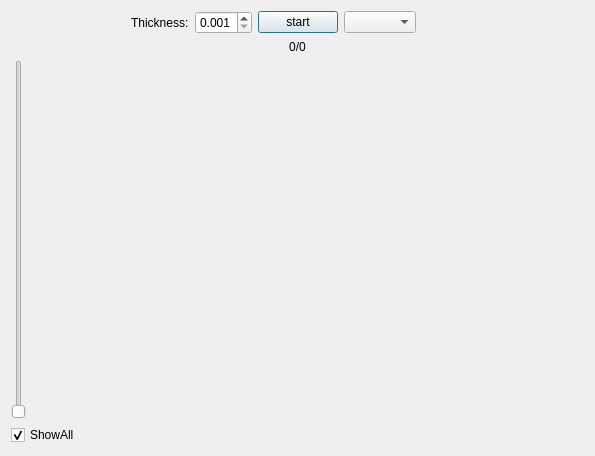
<?xml version="1.0" encoding="UTF-8"?>
<ui version="4.0">
 <class>Slice</class>
 <widget class="QDialog" name="Slice">
  <property name="geometry">
   <rect>
    <x>0</x>
    <y>0</y>
    <width>595</width>
    <height>456</height>
   </rect>
  </property>
  <property name="windowTitle">
   <string>Slice</string>
  </property>
  <layout class="QVBoxLayout" name="verticalLayout" stretch="1,9">
   <item>
    <layout class="QHBoxLayout" name="horizontalLayout">
     <item>
      <spacer name="horizontalSpacer_2">
       <property name="orientation">
        <enum>Qt::Horizontal</enum>
       </property>
       <property name="sizeHint" stdset="0">
        <size>
         <width>40</width>
         <height>20</height>
        </size>
       </property>
      </spacer>
     </item>
     <item>
      <widget class="QLabel" name="label">
       <property name="text">
        <string>Thickness:</string>
       </property>
      </widget>
     </item>
     <item>
      <widget class="QDoubleSpinBox" name="thickSpinBox">
       <property name="decimals">
        <number>3</number>
       </property>
       <property name="minimum">
        <double>0.001000000000000</double>
       </property>
       <property name="maximum">
        <double>1.000000000000000</double>
       </property>
       <property name="singleStep">
        <double>0.001000000000000</double>
       </property>
      </widget>
     </item>
     <item>
      <widget class="QPushButton" name="pushButton">
       <property name="text">
        <string>start</string>
       </property>
      </widget>
     </item>
     <item>
      <widget class="QComboBox" name="comboBox"/>
     </item>
     <item>
      <spacer name="horizontalSpacer">
       <property name="orientation">
        <enum>Qt::Horizontal</enum>
       </property>
       <property name="sizeHint" stdset="0">
        <size>
         <width>168</width>
         <height>20</height>
        </size>
       </property>
      </spacer>
     </item>
    </layout>
   </item>
   <item>
    <layout class="QHBoxLayout" name="horizontalLayout_2" stretch="1,9">
     <item>
      <layout class="QVBoxLayout" name="verticalLayout_2">
       <item>
        <widget class="QLabel" name="layerCount">
         <property name="text">
          <string>0/0</string>
         </property>
         <property name="alignment">
          <set>Qt::AlignCenter</set>
         </property>
        </widget>
       </item>
       <item>
        <widget class="QSlider" name="verticalSlider">
         <property name="layoutDirection">
          <enum>Qt::LeftToRight</enum>
         </property>
         <property name="orientation">
          <enum>Qt::Vertical</enum>
         </property>
        </widget>
       </item>
       <item>
        <widget class="QCheckBox" name="checkBox">
         <property name="layoutDirection">
          <enum>Qt::LeftToRight</enum>
         </property>
         <property name="text">
          <string>ShowAll</string>
         </property>
         <property name="checked">
          <bool>true</bool>
         </property>
        </widget>
       </item>
      </layout>
     </item>
     <item>
      <layout class="QHBoxLayout" name="horizontalLayout_3"/>
     </item>
    </layout>
   </item>
  </layout>
 </widget>
 <resources/>
 <connections/>
</ui>
